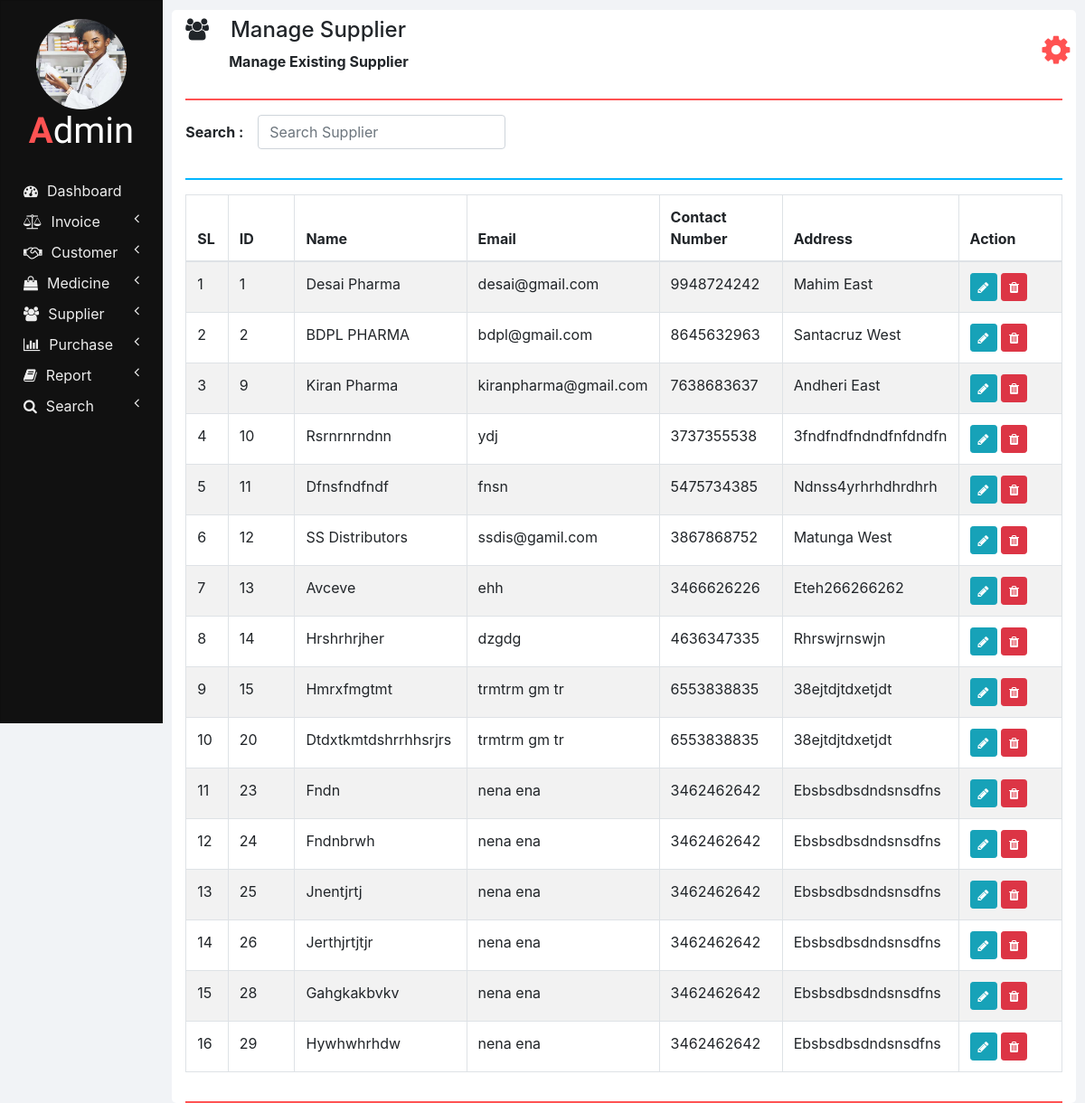
The page /manage_supplier.php on the database as committed earlier.
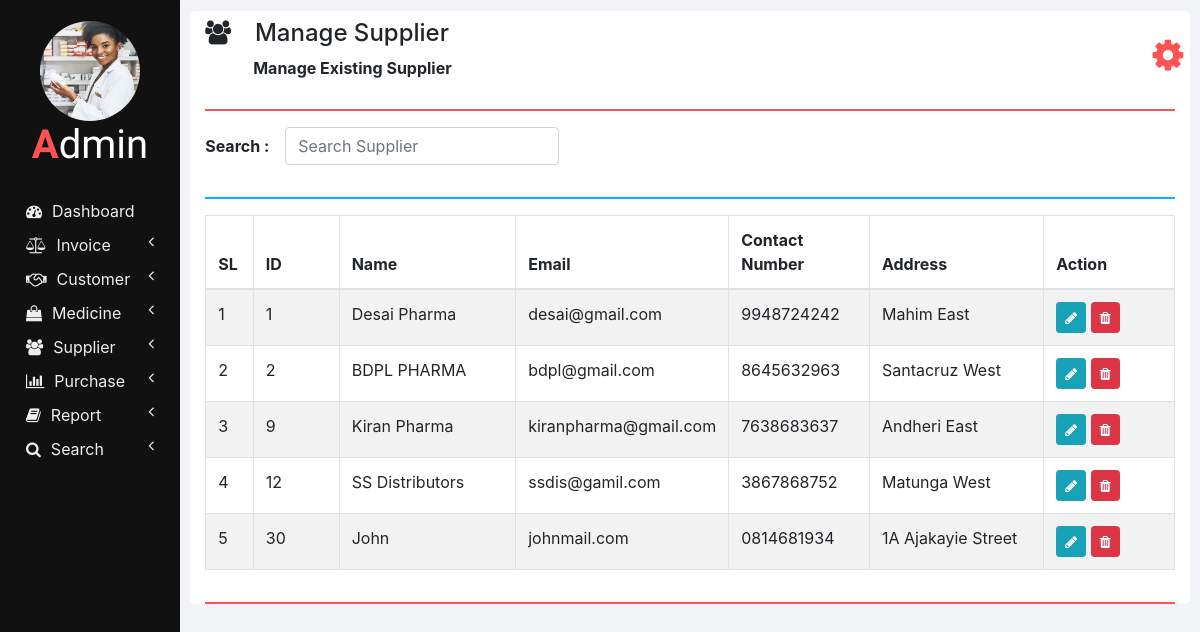
The same page on the database as committed later.
### tables this page shows
CREATE TABLE `suppliers` (
  `ID` int(11) NOT NULL,
  `NAME` varchar(100) NOT NULL,
  `EMAIL` varchar(100) NOT NULL,
  `CONTACT_NUMBER` varchar(10) NOT NULL,
  `ADDRESS` varchar(100) NOT NULL
);

### php/manage_supplier.php (the view, shortened to what this page needs)
<?php
  function showSuppliers($id) {
    require "db_connection.php";
    if($con) {
      $seq_no = 0;
      $query = "SELECT * FROM suppliers";
      $result = mysqli_query($con, $query);
      while($row = mysqli_fetch_array($result)) {
        $seq_no++;
        if($row['ID'] == $id)
          showEditOptionsRow($seq_no, $row);
        else
          showSupplierRow($seq_no, $row);
      }
    }
  }
  function showSupplierRow($seq_no, $row) {
    ?>
    <tr>
      <td><?php echo $seq_no; ?></td>
      <td><?php echo $row['ID'] ?></td>
      <td><?php echo $row['NAME']; ?></td>
      <td><?php echo $row['EMAIL']; ?></td>
      <td><?php echo $row['CONTACT_NUMBER']; ?></td>
      <td><?php echo $row['ADDRESS']; ?></td>
      <td>
        <button href="" class="btn btn-info btn-sm" onclick="editSupplier(<?php echo $row['ID']; ?>);">
          <i class="fa fa-pencil"></i>
        </button>
        <button class="btn btn-danger btn-sm" onclick="deleteSupplier(<?php echo $row['ID']; ?>);">
          <i class="fa fa-trash"></i>
        </button>
      </td>
    </tr>
    <?php
  }
  ?>

### manage_supplier.php (shortened to what this page needs)
<!DOCTYPE html>
<html lang="en" dir="ltr">
  <head>
    <link rel="stylesheet" href="bootstrap/css/bootstrap.min.css">
    <link rel="stylesheet" href="https://use.fontawesome.com/releases/v5.3.1/css/all.css">
    <link rel="stylesheet" href="https://cdnjs.cloudflare.com/ajax/libs/font-awesome/4.7.0/css/font-awesome.min.css">
    <link rel="stylesheet" href="css/sidenav.css">
    <link rel="stylesheet" href="css/home.css">
  </head>
  <body>
    <div class="container-fluid">
      <div class="container">
        <?php
          require "php/header.php";
        ?>
        <div class="row">
          <div class="col-md-12 form-group form-inline">
            <label class="font-weight-bold" for="">Search :&emsp;</label>
            <input type="text" class="form-control" id="" placeholder="Search Supplier" onkeyup="searchSupplier(this.value);">
          </div>
          <div class="col col-md-12">
            <hr class="col-md-12" style="padding: 0px; border-top: 2px solid  #02b6ff;">
          </div>
          <div class="col col-md-12 table-responsive">
            <div class="table-responsive">
            	<table class="table table-bordered table-striped table-hover">
            		<thead>
            			<tr>
                    <th style="width: 5%;">SL</th>
            				<th style="width: 10%;">ID</th>
            				<th style="width: 20%;">Name</th>
                    <th style="width: 15%;">Email</th>
                    <th style="width: 15%;">Contact Number</th>
                    <th style="width: 20%;">Address</th>
                    <th style="width: 15%;">Action</th>
            			</tr>
            		</thead>
                <tbody id="suppliers_div">
                  <?php
                    require 'php/manage_supplier.php';
                    showSuppliers(0);
                  ?>
            		</tbody>
            	</table>
            </div>
          </div>
        </div>
        <hr style="border-top: 2px solid #ff5252;">
      </div>
    </div>
  </body>
</html>

Rows that differ between the two databases and show on the page:
removed suppliers: seq_no "4", ID "10", NAME "Rsrnrnrndnn", EMAIL "ydj", CONTACT_NUMBER "3737355538", ADDRESS "3fndfndfndndfnfdndfn"
removed suppliers: seq_no "5", ID "11", NAME "Dfnsfndfndf", EMAIL "fnsn", CONTACT_NUMBER "5475734385", ADDRESS "Ndnss4yrhrhdhrdhrh"
removed suppliers: seq_no "7", ID "13", NAME "Avceve", EMAIL "ehh", CONTACT_NUMBER "3466626226", ADDRESS "Eteh266266262"
removed suppliers: seq_no "8", ID "14", NAME "Hrshrhrjher", EMAIL "dzgdg", CONTACT_NUMBER "4636347335", ADDRESS "Rhrswjrnswjn"
removed suppliers: seq_no "9", ID "15", NAME "Hmrxfmgtmt", EMAIL "trmtrm gm tr", CONTACT_NUMBER "6553838835", ADDRESS "38ejtdjtdxetjdt"
removed suppliers: seq_no "10", ID "20", NAME "Dtdxtkmtdshrrhhsrjrs", EMAIL "trmtrm gm tr", CONTACT_NUMBER "6553838835", ADDRESS "38ejtdjtdxetjdt"
removed suppliers: seq_no "11", ID "23", NAME "Fndn", EMAIL "nena ena", CONTACT_NUMBER "3462462642", ADDRESS "Ebsbsdbsdndsnsdfns"
removed suppliers: seq_no "12", ID "24", NAME "Fndnbrwh", EMAIL "nena ena", CONTACT_NUMBER "3462462642", ADDRESS "Ebsbsdbsdndsnsdfns"
removed suppliers: seq_no "13", ID "25", NAME "Jnentjrtj", EMAIL "nena ena", CONTACT_NUMBER "3462462642", ADDRESS "Ebsbsdbsdndsnsdfns"
removed suppliers: seq_no "14", ID "26", NAME "Jerthjrtjtjr", EMAIL "nena ena", CONTACT_NUMBER "3462462642", ADDRESS "Ebsbsdbsdndsnsdfns"
removed suppliers: seq_no "15", ID "28", NAME "Gahgkakbvkv", EMAIL "nena ena", CONTACT_NUMBER "3462462642", ADDRESS "Ebsbsdbsdndsnsdfns"
removed suppliers: seq_no "16", ID "29", NAME "Hywhwhrhdw", EMAIL "nena ena", CONTACT_NUMBER "3462462642", ADDRESS "Ebsbsdbsdndsnsdfns"
computed for suppliers "SS Distributors": seq_no "6" → "4"
added suppliers: seq_no "5", ID "30", NAME "John", EMAIL "johnmail.com", CONTACT_NUMBER "0814681934", ADDRESS "1A Ajakayie Street"
